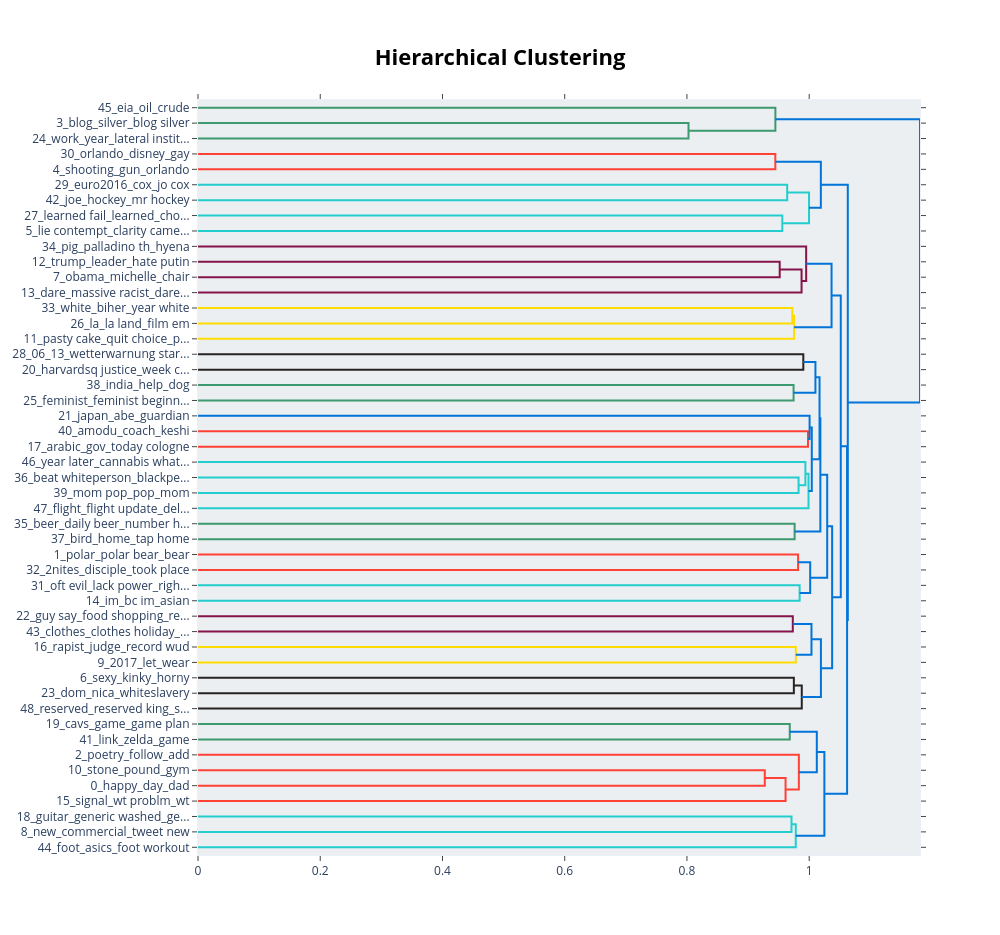

Notebook cell for this chart:
### Markdown cell above
#### 5.2.5 Visualise Topic Hierarchy

### Code cell
topic_model.visualize_hierarchy(top_n_topics=50)

### Figure 1 — Plotly figure (JSON) as saved in the notebook; plotly's stock layout.template omitted (floating-point values rounded to 4 significant figures)
{"data": [{"hoverinfo": "text", "marker": {"color": "rgb(61,153,112)"}, "mode": "lines", "x": [0.0, 0.8026, 0.8026, 0.0], "xaxis": "x", "y": [-15.0, -15.0, -25.0, -25.0], "yaxis": "y", "type": "scatter"}, {"hoverinfo": "text", "marker": {"color": "rgb(61,153,112)"}, "mode": "lines", "x": [0.0, 0.9447, 0.9447, 0.8026], "xaxis": "x", "y": [-5.0, -5.0, -20.0, -20.0], "yaxis": "y", "type": "scatter"}, {"hoverinfo": "text", "marker": {"color": "rgb(255,65,54)"}, "mode": "lines", "x": [0.0, 0.9446, 0.9446, 0.0], "xaxis": "x", "y": [-35.0, -35.0, -45.0, -45.0], "yaxis": "y", "type": "scatter"}, {"hoverinfo": "text", "marker": {"color": "rgb(35,205,205)"}, "mode": "lines", "x": [0.0, 0.964, 0.964, 0.0], "xaxis": "x", "y": [-55.0, -55.0, -65.0, -65.0], "yaxis": "y", "type": "scatter"}, {"hoverinfo": "text", "marker": {"color": "rgb(35,205,205)"}, "mode": "lines", "x": [0.0, 0.956, 0.956, 0.0], "xaxis": "x", "y": [-75.0, -75.0, -85.0, -85.0], "yaxis": "y", "type": "scatter"}, {"hoverinfo": "text", "marker": {"color": "rgb(35,205,205)"}, "mode": "lines", "x": [0.964, 0.9997, 0.9997, 0.956], "xaxis": "x", "y": [-60.0, -60.0, -80.0, -80.0], "yaxis": "y", "type": "scatter"}, {"hoverinfo": "text", "marker": {"color": "rgb(0,116,217)"}, "mode": "lines", "x": [0.9446, 1.019, 1.019, 0.9997], "xaxis": "x", "y": [-40.0, -40.0, -70.0, -70.0], "yaxis": "y", "type": "scatter"}, {"hoverinfo": "text", "marker": {"color": "rgb(133,20,75)"}, "mode": "lines", "x": [0.0, 0.9517, 0.9517, 0.0], "xaxis": "x", "y": [-105.0, -105.0, -115.0, -115.0], "yaxis": "y", "type": "scatter"}, {"hoverinfo": "text", "marker": {"color": "rgb(133,20,75)"}, "mode": "lines", "x": [0.9517, 0.9875, 0.9875, 0.0], "xaxis": "x", "y": [-110.0, -110.0, -125.0, -125.0], "yaxis": "y", "type": "scatter"}, {"hoverinfo": "text", "marker": {"color": "rgb(133,20,75)"}, "mode": "lines", "x": [0.0, 0.9951, 0.9951, 0.9875], "xaxis": "x", "y": [-95.0, -95.0, -117.5, -117.5], "yaxis": "y", "type": "scatter"}, {"hoverinfo": "text", "marker": {"color": "rgb(255,220,0)"}, "mode": "lines", "x": [0.0, 0.9724, 0.9724, 0.0], "xaxis": "x", "y": [-135.0, -135.0, -145.0, -145.0], "yaxis": "y", "type": "scatter"}, {"hoverinfo": "text", "marker": {"color": "rgb(255,220,0)"}, "mode": "lines", "x": [0.9724, 0.9753, 0.9753, 0.0], "xaxis": "x", "y": [-140.0, -140.0, -155.0, -155.0], "yaxis": "y", "type": "scatter"}, {"hoverinfo": "text", "marker": {"color": "rgb(0,116,217)"}, "mode": "lines", "x": [0.9951, 1.037, 1.037, 0.9753], "xaxis": "x", "y": [-106.2, -106.2, -147.5, -147.5], "yaxis": "y", "type": "scatter"}, {"hoverinfo": "text", "marker": {"color": "rgb(40,35,35)"}, "mode": "lines", "x": [0.0, 0.9904, 0.9904, 0.0], "xaxis": "x", "y": [-165.0, -165.0, -175.0, -175.0], "yaxis": "y", "type": "scatter"}, {"hoverinfo": "text", "marker": {"color": "rgb(61,153,112)"}, "mode": "lines", "x": [0.0, 0.9744, 0.9744, 0.0], "xaxis": "x", "y": [-185.0, -185.0, -195.0, -195.0], "yaxis": "y", "type": "scatter"}, {"hoverinfo": "text", "marker": {"color": "rgb(0,116,217)"}, "mode": "lines", "x": [0.9904, 1.01, 1.01, 0.9744], "xaxis": "x", "y": [-170.0, -170.0, -190.0, -190.0], "yaxis": "y", "type": "scatter"}, {"hoverinfo": "text", "marker": {"color": "rgb(255,65,54)"}, "mode": "lines", "x": [0.0, 0.998, 0.998, 0.0], "xaxis": "x", "y": [-215.0, -215.0, -225.0, -225.0], "yaxis": "y", "type": "scatter"}, {"hoverinfo": "text", "marker": {"color": "rgb(0,116,217)"}, "mode": "lines", "x": [0.0, 1.001, 1.001, 0.998], "xaxis": "x", "y": [-205.0, -205.0, -220.0, -220.0], "yaxis": "y", "type": "scatter"}, {"hoverinfo": "text", "marker": {"color": "rgb(35,205,205)"}, "mode": "lines", "x": [0.0, 0.9826, 0.9826, 0.0], "xaxis": "x", "y": [-245.0, -245.0, -255.0, -255.0], "yaxis": "y", "type": "scatter"}, {"hoverinfo": "text", "marker": {"color": "rgb(35,205,205)"}, "mode": "lines", "x": [0.0, 0.9938, 0.9938, 0.9826], "xaxis": "x", "y": [-235.0, -235.0, -250.0, -250.0], "yaxis": "y", "type": "scatter"}, {"hoverinfo": "text", "marker": {"color": "rgb(35,205,205)"}, "mode": "lines", "x": [0.9938, 0.9989, 0.9989, 0.0], "xaxis": "x", "y": [-242.5, -242.5, -265.0, -265.0], "yaxis": "y", "type": "scatter"}, {"hoverinfo": "text", "marker": {"color": "rgb(0,116,217)"}, "mode": "lines", "x": [1.001, 1.004, 1.004, 0.9989], "xaxis": "x", "y": [-212.5, -212.5, -253.8, -253.8], "yaxis": "y", "type": "scatter"}, {"hoverinfo": "text", "marker": {"color": "rgb(0,116,217)"}, "mode": "lines", "x": [1.01, 1.017, 1.017, 1.004], "xaxis": "x", "y": [-180.0, -180.0, -233.1, -233.1], "yaxis": "y", "type": "scatter"}, {"hoverinfo": "text", "marker": {"color": "rgb(61,153,112)"}, "mode": "lines", "x": [0.0, 0.9761, 0.9761, 0.0], "xaxis": "x", "y": [-275.0, -275.0, -285.0, -285.0], "yaxis": "y", "type": "scatter"}, {"hoverinfo": "text", "marker": {"color": "rgb(0,116,217)"}, "mode": "lines", "x": [1.017, 1.018, 1.018, 0.9761], "xaxis": "x", "y": [-206.6, -206.6, -280.0, -280.0], "yaxis": "y", "type": "scatter"}, {"hoverinfo": "text", "marker": {"color": "rgb(255,65,54)"}, "mode": "lines", "x": [0.0, 0.9818, 0.9818, 0.0], "xaxis": "x", "y": [-295.0, -295.0, -305.0, -305.0], "yaxis": "y", "type": "scatter"}, {"hoverinfo": "text", "marker": {"color": "rgb(35,205,205)"}, "mode": "lines", "x": [0.0, 0.9844, 0.9844, 0.0], "xaxis": "x", "y": [-315.0, -315.0, -325.0, -325.0], "yaxis": "y", "type": "scatter"}, {"hoverinfo": "text", "marker": {"color": "rgb(0,116,217)"}, "mode": "lines", "x": [0.9818, 1.002, 1.002, 0.9844], "xaxis": "x", "y": [-300.0, -300.0, -320.0, -320.0], "yaxis": "y", "type": "scatter"}, {"hoverinfo": "text", "marker": {"color": "rgb(0,116,217)"}, "mode": "lines", "x": [1.018, 1.029, 1.029, 1.002], "xaxis": "x", "y": [-243.3, -243.3, -310.0, -310.0], "yaxis": "y", "type": "scatter"}, {"hoverinfo": "text", "marker": {"color": "rgb(133,20,75)"}, "mode": "lines", "x": [0.0, 0.9732, 0.9732, 0.0], "xaxis": "x", "y": [-335.0, -335.0, -345.0, -345.0], "yaxis": "y", "type": "scatter"}, {"hoverinfo": "text", "marker": {"color": "rgb(255,220,0)"}, "mode": "lines", "x": [0.0, 0.9781, 0.9781, 0.0], "xaxis": "x", "y": [-355.0, -355.0, -365.0, -365.0], "yaxis": "y", "type": "scatter"}, {"hoverinfo": "text", "marker": {"color": "rgb(0,116,217)"}, "mode": "lines", "x": [0.9732, 1.004, 1.004, 0.9781], "xaxis": "x", "y": [-340.0, -340.0, -360.0, -360.0], "yaxis": "y", "type": "scatter"}, {"hoverinfo": "text", "marker": {"color": "rgb(40,35,35)"}, "mode": "lines", "x": [0.0, 0.9749, 0.9749, 0.0], "xaxis": "x", "y": [-375.0, -375.0, -385.0, -385.0], "yaxis": "y", "type": "scatter"}, {"hoverinfo": "text", "marker": {"color": "rgb(40,35,35)"}, "mode": "lines", "x": [0.9749, 0.9879, 0.9879, 0.0], "xaxis": "x", "y": [-380.0, -380.0, -395.0, -395.0], "yaxis": "y", "type": "scatter"}, {"hoverinfo": "text", "marker": {"color": "rgb(0,116,217)"}, "mode": "lines", "x": [1.004, 1.019, 1.019, 0.9879], "xaxis": "x", "y": [-350.0, -350.0, -387.5, -387.5], "yaxis": "y", "type": "scatter"}, {"hoverinfo": "text", "marker": {"color": "rgb(0,116,217)"}, "mode": "lines", "x": [1.029, 1.038, 1.038, 1.019], "xaxis": "x", "y": [-276.6, -276.6, -368.8, -368.8], "yaxis": "y", "type": "scatter"}, {"hoverinfo": "text", "marker": {"color": "rgb(0,116,217)"}, "mode": "lines", "x": [1.037, 1.052, 1.052, 1.038], "xaxis": "x", "y": [-126.9, -126.9, -322.7, -322.7], "yaxis": "y", "type": "scatter"}, {"hoverinfo": "text", "marker": {"color": "rgb(61,153,112)"}, "mode": "lines", "x": [0.0, 0.9682, 0.9682, 0.0], "xaxis": "x", "y": [-405.0, -405.0, -415.0, -415.0], "yaxis": "y", "type": "scatter"}, {"hoverinfo": "text", "marker": {"color": "rgb(255,65,54)"}, "mode": "lines", "x": [0.0, 0.9273, 0.9273, 0.0], "xaxis": "x", "y": [-435.0, -435.0, -445.0, -445.0], "yaxis": "y", "type": "scatter"}, {"hoverinfo": "text", "marker": {"color": "rgb(255,65,54)"}, "mode": "lines", "x": [0.9273, 0.9613, 0.9613, 0.0], "xaxis": "x", "y": [-440.0, -440.0, -455.0, -455.0], "yaxis": "y", "type": "scatter"}, {"hoverinfo": "text", "marker": {"color": "rgb(255,65,54)"}, "mode": "lines", "x": [0.0, 0.9831, 0.9831, 0.9613], "xaxis": "x", "y": [-425.0, -425.0, -447.5, -447.5], "yaxis": "y", "type": "scatter"}, {"hoverinfo": "text", "marker": {"color": "rgb(0,116,217)"}, "mode": "lines", "x": [0.9682, 1.012, 1.012, 0.9831], "xaxis": "x", "y": [-410.0, -410.0, -436.2, -436.2], "yaxis": "y", "type": "scatter"}, {"hoverinfo": "text", "marker": {"color": "rgb(35,205,205)"}, "mode": "lines", "x": [0.0, 0.9711, 0.9711, 0.0], "xaxis": "x", "y": [-465.0, -465.0, -475.0, -475.0], "yaxis": "y", "type": "scatter"}, {"hoverinfo": "text", "marker": {"color": "rgb(35,205,205)"}, "mode": "lines", "x": [0.9711, 0.978, 0.978, 0.0], "xaxis": "x", "y": [-470.0, -470.0, -485.0, -485.0], "yaxis": "y", "type": "scatter"}, {"hoverinfo": "text", "marker": {"color": "rgb(0,116,217)"}, "mode": "lines", "x": [1.012, 1.025, 1.025, 0.978], "xaxis": "x", "y": [-423.1, -423.1, -477.5, -477.5], "yaxis": "y", "type": "scatter"}, {"hoverinfo": "text", "marker": {"color": "rgb(0,116,217)"}, "mode": "lines", "x": [1.052, 1.062, 1.062, 1.025], "xaxis": "x", "y": [-224.8, -224.8, -450.3, -450.3], "yaxis": "y", "type": "scatter"}, {"hoverinfo": "text", "marker": {"color": "rgb(0,116,217)"}, "mode": "lines", "x": [1.019, 1.063, 1.063, 1.062], "xaxis": "x", "y": [-55.0, -55.0, -337.5, -337.5], "yaxis": "y", "type": "scatter"}, {"hoverinfo": "text", "marker": {"color": "rgb(0,116,217)"}, "mode": "lines", "x": [0.9447, 1.181, 1.181, 1.063], "xaxis": "x", "y": [-12.5, -12.5, -196.3, -196.3], "yaxis": "y", "type": "scatter"}], "layout": {"autosize": false, "height": 935, "hovermode": "closest", "showlegend": false, "width": 1000, "xaxis": {"mirror": "allticks", "rangemode": "tozero", "showgrid": false, "showline": true, "showticklabels": true, "ticks": "outside", "type": "linear", "zeroline": false}, "yaxis": {"mirror": "allticks", "rangemode": "tozero", "showgrid": false, "showline": true, "showticklabels": true, "tickmode": "array", "ticks": "outside", "ticktext": ["45_eia_oil_crude", "3_blog_silver_blog silver", "24_work_year_lateral instit...", "30_orlando_disney_gay", "4_shooting_gun_orlando", "29_euro2016_cox_jo cox", "42_joe_hockey_mr hockey", "27_learned fail_learned_cho...", "5_lie contempt_clarity came...", "34_pig_palladino th_hyena", "12_trump_leader_hate putin", "7_obama_michelle_chair", "13_dare_massive racist_dare...", "33_white_biher_year white", "26_la_la land_film em", "11_pasty cake_quit choice_p...", "28_06_13_wetterwarnung star...", "20_harvardsq justice_week c...", "38_india_help_dog", "25_feminist_feminist beginn...", "21_japan_abe_guardian", "40_amodu_coach_keshi", "17_arabic_gov_today cologne", "46_year later_cannabis what...", "36_beat whiteperson_blackpe...", "39_mom pop_pop_mom", "47_flight_flight update_del...", "35_beer_daily beer_number h...", "37_bird_home_tap home", "1_polar_polar bear_bear", "32_2nites_disciple_took place", "31_oft evil_lack power_righ...", "14_im_bc im_asian", "22_guy say_food shopping_re...", "43_clothes_clothes holiday_...", "16_rapist_judge_record wud", "9_2017_let_wear", "6_sexy_kinky_horny", "23_dom_nica_whiteslavery", "48_reserved_reserved king_s...", "19_cavs_game_game plan", "41_link_zelda_game", "2_poetry_follow_add", "10_stone_pound_gym", "0_happy_day_dad", "15_signal_wt problm_wt", "18_guitar_generic washed_ge...", "8_new_commercial_tweet new", "44_foot_asics_foot workout"], "tickvals": [-5.0, -15.0, -25.0, -35.0, -45.0, -55.0, -65.0, -75.0, -85.0, -95.0, -105.0, -115.0, -125.0, -135.0, -145.0, -155.0, -165.0, -175.0, -185.0, -195.0, -205.0, -215.0, -225.0, -235.0, -245.0, -255.0, -265.0, -275.0, -285.0, -295.0, -305.0, -315.0, -325.0, -335.0, -345.0, -355.0, -365.0, -375.0, -385.0, -395.0, -405.0, -415.0, -425.0, -435.0, -445.0, -455.0, -465.0, -475.0, -485.0], "type": "linear", "zeroline": false, "range": [-490.0, 0.0]}, "title": {"font": {"size": 22, "color": "Black"}, "text": "<b>Hierarchical Clustering</b>", "x": 0.5, "xanchor": "center", "yanchor": "top"}, "hoverlabel": {"font": {"size": 16, "family": "Rockwell"}, "bgcolor": "white"}, "plot_bgcolor": "#ECEFF1"}}
